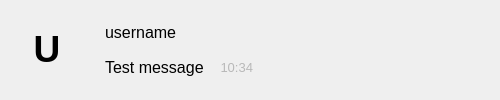
<?xml version="1.0" encoding="UTF-8"?>
<ui version="4.0">
 <class>MessageComponent</class>
 <widget class="QWidget" name="MessageComponent">
  <property name="geometry">
   <rect>
    <x>0</x>
    <y>0</y>
    <width>500</width>
    <height>100</height>
   </rect>
  </property>
  <property name="sizePolicy">
   <sizepolicy hsizetype="Preferred" vsizetype="Preferred">
    <horstretch>0</horstretch>
    <verstretch>0</verstretch>
   </sizepolicy>
  </property>
  <property name="minimumSize">
   <size>
    <width>0</width>
    <height>0</height>
   </size>
  </property>
  <property name="windowTitle">
   <string>Form</string>
  </property>
  <layout class="QHBoxLayout" name="horizontalLayout_2">
   <item>
    <widget class="QLabel" name="icon">
     <property name="sizePolicy">
      <sizepolicy hsizetype="Fixed" vsizetype="Fixed">
       <horstretch>0</horstretch>
       <verstretch>0</verstretch>
      </sizepolicy>
     </property>
     <property name="minimumSize">
      <size>
       <width>72</width>
       <height>72</height>
      </size>
     </property>
     <property name="font">
      <font>
       <pointsize>28</pointsize>
      </font>
     </property>
     <property name="styleSheet">
      <string notr="true">border-radius: 36px;
background-color: &quot;#de7e7e&quot;</string>
     </property>
     <property name="text">
      <string>&lt;b&gt;U&lt;b&gt;</string>
     </property>
     <property name="alignment">
      <set>Qt::AlignmentFlag::AlignCenter</set>
     </property>
    </widget>
   </item>
   <item>
    <widget class="QWidget" name="messageBox" native="true">
     <property name="sizePolicy">
      <sizepolicy hsizetype="Minimum" vsizetype="Minimum">
       <horstretch>0</horstretch>
       <verstretch>0</verstretch>
      </sizepolicy>
     </property>
     <property name="styleSheet">
      <string notr="true">background-color: &quot;#1d1d1d&quot;;
border-radius: 10px;
border: 1px solid &quot;#171717&quot;;</string>
     </property>
     <layout class="QGridLayout" name="gridLayout">
      <property name="leftMargin">
       <number>16</number>
      </property>
      <property name="topMargin">
       <number>4</number>
      </property>
      <property name="rightMargin">
       <number>16</number>
      </property>
      <property name="bottomMargin">
       <number>4</number>
      </property>
      <property name="spacing">
       <number>0</number>
      </property>
      <item row="0" column="0">
       <layout class="QVBoxLayout" name="verticalLayout">
        <property name="spacing">
         <number>0</number>
        </property>
        <item>
         <widget class="QLabel" name="username">
          <property name="font">
           <font>
            <pointsize>12</pointsize>
           </font>
          </property>
          <property name="styleSheet">
           <string notr="true">border: 0px;</string>
          </property>
          <property name="text">
           <string>username</string>
          </property>
         </widget>
        </item>
        <item>
         <layout class="QHBoxLayout" name="horizontalLayout">
          <property name="spacing">
           <number>16</number>
          </property>
          <item>
           <widget class="QLabel" name="content">
            <property name="font">
             <font>
              <pointsize>12</pointsize>
             </font>
            </property>
            <property name="styleSheet">
             <string notr="true">border: 0px;</string>
            </property>
            <property name="text">
             <string>Test message</string>
            </property>
           </widget>
          </item>
          <item>
           <widget class="QLabel" name="time">
            <property name="font">
             <font>
              <pointsize>10</pointsize>
             </font>
            </property>
            <property name="styleSheet">
             <string notr="true">border: 0px;</string>
            </property>
            <property name="text">
             <string>&lt;span style=&quot; color:#b8b8b8;&quot;&gt;10:34&lt;/span&gt;</string>
            </property>
            <property name="alignment">
             <set>Qt::AlignmentFlag::AlignRight|Qt::AlignmentFlag::AlignTrailing|Qt::AlignmentFlag::AlignVCenter</set>
            </property>
           </widget>
          </item>
         </layout>
        </item>
       </layout>
      </item>
     </layout>
    </widget>
   </item>
   <item>
    <spacer name="horizontalSpacer">
     <property name="orientation">
      <enum>Qt::Orientation::Horizontal</enum>
     </property>
     <property name="sizeHint" stdset="0">
      <size>
       <width>40</width>
       <height>20</height>
      </size>
     </property>
    </spacer>
   </item>
  </layout>
 </widget>
 <resources/>
 <connections/>
</ui>
